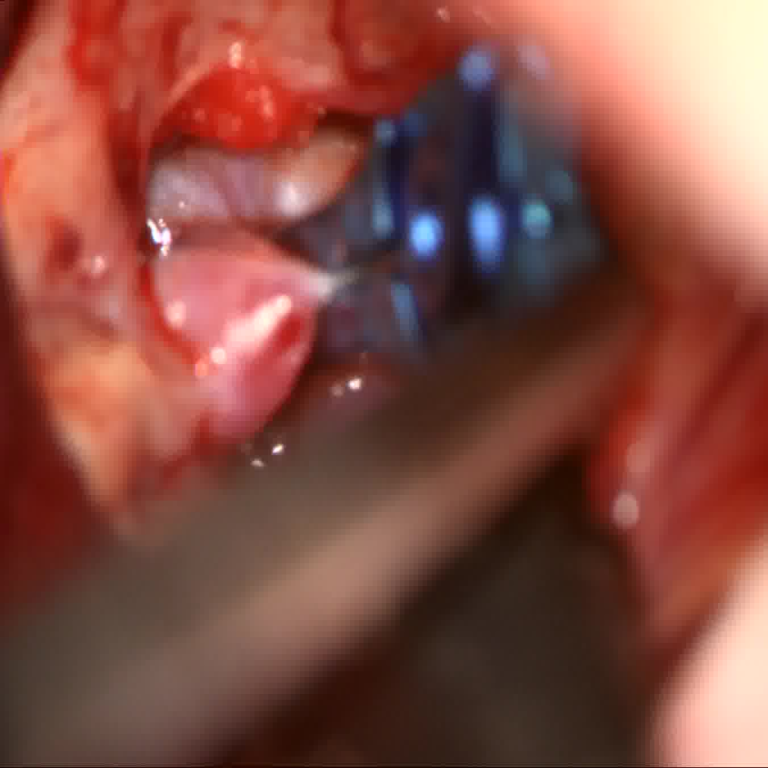
#> input picture Inpaint_Realism/lora/clean_clips2/clip_0027_s36.png, 768 x 768 px
$ python -i restyle_appearance.py   (imports and definitions only)   (older library calls are emulated)
#> lines starting #> are read from the running program, lines starting #| are printed output that depends on the picture; after the words box and inside, x2 and y2 are one past the last pixel; in counts of white or black regions, pixels touching at a corner belong together
#> further down, picture is the input picture: shape (768, 768, 3); mean B, G, R 66.6, 76.4, 132.6
### GT_Generator/pv_compat.py
"""
pv_compat.py -- let PyVista create off-screen Plotters on a host where Windows Application Control blocks
vtkInteractionWidgets.pyd (laptop, 25 Oct 2026: "Una directiva de Control de aplicaciones bloqueo este archivo";
the same policy blocks torchvision/_C.pyd, see _import_transformers_dino in render_clip_poses_depth.py).
PyVista's RenderWindowInteractor only touches that module for the context interactor style and the picker
table, neither of which an off-screen render uses. install() wraps pyvista._vtk's lazy attribute lookup so
a name whose VTK module cannot load resolves to an inert dummy class instead of raising. No-op where VTK is intact.
"""
import importlib

_BLOCKED = ("vtkInteractionWidgets", "vtkViewsCore", "vtkViewsContext2D")


class _Dummy:
    def __init__(self, *a, **k):
        pass

    def __getattr__(self, k):
        return lambda *a, **kw: None


def install():
    try:
        importlib.import_module("vtkmodules.vtkInteractionWidgets")
        return False                                        # intact VTK: nothing to do
    except ImportError:
        pass
    V = importlib.import_module("pyvista._vtk")
    orig = getattr(V, "__getattr__", None)
    if orig is None or getattr(V, "_pv_compat_installed", False):
        return False

    # [7 lines left out: function _getattr, not called in this run]

    V.__getattr__ = _getattr
    V._pv_compat_installed = True
    print("[pv_compat] vtkInteractionWidgets is blocked on this host: interactor style / pickers stubbed", flush=True)
    return True

### GT_Generator/restyle_appearance.py
"""
restyle_appearance.py — re-render existing GT samples with a MACS-like clip appearance.

The 6-DoF pose, camera, jaw angle and backplate are read back from an existing sample
(NNN.json + NNN_bg.png), so the GT (pose JSON, mask, metric depth) stays valid by
construction: only the clip's LOOK changes. This is the "appearance in the renderer"
path: zero seconds of diffusion, exact geometry.

Per sample
  1. material  : blue anodized titanium PBR, jittered (base colour, roughness, coat)
  2. lighting  : image-based lighting from a synthetic HDR environment built from the
                 sample's own backplate -> tissue dome below (coloured reflections), dark
                 room above, bright coaxial microscope light toward the camera (HDR disc +
                 halo); plus a warm headlight and a weak off-axis fill
  3. render    : 2x supersampled RGBA clip layer (transparent background)
  4. applier   : (probabilistic) a 3-D clip applier gripping the SPRING end, rendered in
                 the SAME scene/lighting (real perspective, consistent speculars), defocused
                 because it sits closer to the camera; writes NNN_mask_visible.png
  5. optics    : local depth of field matched to the backplate at the placement (focus
                 percentile), lateral chromatic aberration, black level lifted to the
                 frame's own black, highlight bloom, 4:2:0 chroma, noise, JPEG generation,
                 occasional motion blur, contact shadow
Outputs: OUT/NNN.png + copies of json/mask/depth/normal/bg so downstream tools work
unchanged (JSON gains an `appearance` block). Montage OLD | NEW | REAL and an HSV
distance of clip pixels vs real clip pixels are produced for evaluation.

VTK facts measured for this build (VTK 9.6.2 / PyVista 0.48.4):
  * a float equirect env texture is linear radiance with 1.0 = white; values >1 give HDR
    light sources. (Pitfall: `color=(1,1,1)` with INTS is parsed by PyVista as 0..255,
    i.e. near-black F0 -- pass floats.)
  * the framebuffer output is gamma-encoded (~1/2.2); transparent screenshots are
    alpha-premultiplied in LINEAR light (edge pixel = enc(c_lin * a)).
  * equirect row 0 = EnvironmentUp (+Z here), column W/2 = EnvironmentRight (+X),
    azimuth runs clockwise seen from above (col 3W/4 = -Y).

Usage
  python restyle_appearance.py --src out_pose100 --out out_pose100_appear --limit 20
  python restyle_appearance.py --src out_pilot_v3 --out out_pilot_v3_r2 --reuse-seed
  python restyle_appearance.py --src out_pose100 --limit 8 --compare anodized2,navy
"""

import os
import sys
import json
import glob
import shutil
import argparse

import cv2
import numpy as np
import pyvista as pv
# [4 lines not run here, left out]
from scipy.spatial.transform import Rotation as scipyR

sys.path.insert(0, os.path.dirname(os.path.abspath(__file__)))
from articulate_clip import articulate, pca_frame

HERE = os.path.dirname(os.path.abspath(__file__))
MESH_PATH = os.environ.get("CLIP_MESH", os.path.join(HERE, "Item.obj"))   # module-level clip frame (BLADE_DIR_MODEL) + standalone CLI
REAL_CROPS = os.path.normpath(os.path.join(HERE, "..", "Inpaint_Realism", "lora", "clean_clips2"))
REAL_MASKS = os.path.normpath(os.path.join(HERE, "..", "Inpaint_Realism", "lora", "clean_clips2_masks"))

ENV_W, ENV_H = 256, 128
WHITE = 1.0              # linear radiance that a white metal reflects as white
SS = int(os.environ.get("RESTYLE_SS", 2))   # supersampling factor of the clip/applier layers (2 = paper quality; 1 = ~4x cheaper render, CPU-only hosts)

# ------------------------------------------------------------------ presets
# base = linear F0 reflectance of the metal (RGB); rough = (min,max) jitter range;
# coat = clear-coat strength (0 = off). Optional `P` = overrides of the P dict below.
PRESETS = {
    "anodized": dict(base=(0.25, 0.40, 0.80), rough=(0.22, 0.42), coat=0.0),
    # domain_gap.py breakdown on pilot v2: synthetic hue sat in the purple bins (157-180 in
    # OpenCV) while real anodized blue is cyan-blue (90-112), and the clip was too dark.
    "anodized2": dict(base=(0.18, 0.42, 0.82), rough=(0.22, 0.42), coat=0.0,
                      P=dict(tissue_gain=(0.5, 0.8), light_gain=(2.5, 5.0), halo_gain=(0.25, 0.45))),
    "anodized3": dict(base=(0.18, 0.42, 0.82), rough=(0.20, 0.40), coat=0.0,
                      P=dict(tissue_gain=(0.5, 0.8), light_gain=(3.5, 7.0), halo_gain=(0.35, 0.60),
                             shadow_strength=0.40, shadow_blur_frac=0.16, shadow_shift_frac=(0.04, 0.08))),
    # high contrast (23 Oct 2026): measured on 512-px clip boxes, real MACS clips have ~19 % near-black
    # pixels (shadows, applier head), ~6 % saturated highlights, value std 55 and 2x the edge strength
    # of anodized2 renders (0 % dark, 1.6 % bright, std 41). So: deeper blacks (black_lift), a stronger
    # and tighter key light (brighter speculars), less tissue bounce and fill (shadowed facets stay
    # dark), smoother metal (sharper highlights), less softening (defocus/bloom/chroma), darker contact shadow.
    "anodized_hc": dict(base=(0.16, 0.40, 0.82), rough=(0.08, 0.20), coat=0.0,
                        P=dict(tissue_gain=(0.18, 0.38), light_gain=(8.0, 14.0), light_radius_deg=(12.0, 22.0),
                               halo_gain=(0.12, 0.28), headlight=(0.80, 1.60), fill=(0.02, 0.08),
                               black_lift=0.10, defocus_base=(0.15, 0.40), defocus_dof_gain=1.5, bloom_gain=0.20, bloom_thresh=0.80,
                               chroma_sigma=0.7, unsharp_amount=(0.5, 1.1), jpeg_quality=(60, 90), motion_blur_prob=0.25,
                               shadow_strength=0.60, shadow_blur_frac=0.12, shadow_shift_frac=(0.04, 0.09))),
    # v2 target (25 Oct 2026): tuned against the frames we actually evaluate (real_eval_v2, axis box from the
    # annotated tip/back, measure_appearance_stats.py --real v2) instead of the detector-filtered crops: those
    # frames are BLURRIER than the crops (lap 1.4 vs 3.6) but darker and contrastier (dark 28 %, bright 8.6 %,
    # value std 61); anodized_hc gave lap 3.3 / dark 12 % / bright 1.7 % / std 48 on the DGX set.
    # Sweep on 18 local L-Clip samples (_tune_sweep.py): a wide light (sigma 18-32 deg) lights the whole
    # hemisphere (dark 0.5 %); rough metal (0.3-0.6) reflects the red tissue dome broadly (orange body, dark
    # 0-1 %); a narrow light (4-9 deg) kills the highlights (bright 0.1 %). Best balance = smooth metal, a
    # nearly black surround (tissue 0.04-0.12, halo 0.03-0.08, room 0.003, fill <= 0.03, no black lift), a
    # medium coaxial light (10-18 deg, gain 12-24) with the two-exposure HDR merge (hdr_k 8) so blown
    # highlights survive the defocus, no video sharpening, more defocus / motion blur, a darker contact shadow:
    # lap 1.3 / grad 34 / dark 9 % / bright 1.4 % / sat 137 (real 1.4 / 37 / 28 % / 8.6 % / 120). The rest of
    # the dark/bright gap is geometry, not shading: real clips are seen side-on with their flat faces toward
    # the camera (see AXIS_VIEW_MIN_DEG in render_clip_poses_depth.py and view_angle_stats.py).
    "anodized_v2": dict(base=(0.20, 0.42, 0.80), rough=(0.10, 0.25), coat=0.0,
                        P=dict(tissue_gain=(0.04, 0.12), room_rgb=(0.003, 0.002, 0.002),
                               light_gain=(12.0, 24.0), light_radius_deg=(10.0, 18.0),
                               halo_gain=(0.03, 0.08), headlight=(0.8, 1.6), fill=(0.0, 0.03),
                               black_lift=0.0, hdr_k=8.0,
                               defocus_base=(0.35, 0.90), defocus_dof_gain=2.5,
                               bloom_gain=0.20, bloom_thresh=0.80, chroma_sigma=1.2,
                               unsharp_amount=(0.0, 0.35), jpeg_quality=(45, 85),
                               motion_blur_prob=0.35, motion_blur_len=(1.0, 4.0),
                               shadow_strength=0.75, shadow_blur_frac=0.14, shadow_shift_frac=(0.06, 0.12))),
    # ablation ladder of the protocol (section 7, E2), all with --no-applier and --reuse-seed:
    #   A0 flat (generator's NNNNN_flat.png) -> A1 anodized + IBL -> A2 + optics (DoF, CA, black level)
    #   -> A3 + video footprint (bloom, chroma, noise, JPEG, motion blur) = anodized2 without applier
    #   -> A4 + applier = the full recipe (E0) -> A5 + SDXL repaint (inpaint_applier.py)
    "a1_ibl": dict(base=(0.18, 0.42, 0.82), rough=(0.22, 0.42), coat=0.0,
                   P=dict(tissue_gain=(0.5, 0.8), light_gain=(2.5, 5.0), halo_gain=(0.25, 0.45),
                          defocus_base=(0.3, 0.3), defocus_dof_gain=0.0, ca_strength=(0.0, 0.0), black_lift=0.0,
                          bloom_gain=0.0, chroma_sigma=0.3, noise_gain=0.0, jpeg_prob=0.0, motion_blur_prob=0.0)),
    "a2_optics": dict(base=(0.18, 0.42, 0.82), rough=(0.22, 0.42), coat=0.0,
                      P=dict(tissue_gain=(0.5, 0.8), light_gain=(2.5, 5.0), halo_gain=(0.25, 0.45),
                             bloom_gain=0.0, chroma_sigma=0.3, noise_gain=0.0, jpeg_prob=0.0, motion_blur_prob=0.0)),
    # ablation A0: the original flat look (grey PBR under a single headlight, no environment, no
    # optics / video footprint). Used with --no-applier.
    "flat": dict(base=(0.50, 0.48, 0.46), rough=(0.50, 0.50), coat=0.0,
                 P=dict(tissue_gain=(0.0, 0.0), light_gain=(0.0, 0.0), halo_gain=(0.0, 0.0), room_rgb=(0.04, 0.04, 0.04),
                        headlight=(6.0, 6.0), fill=(0.0, 0.0), defocus_base=(0.3, 0.3), defocus_dof_gain=0.0,
                        ca_strength=(0.0, 0.0), black_lift=0.0, bloom_gain=0.0, chroma_sigma=0.3, noise_gain=0.0,
                        jpeg_prob=0.0, motion_blur_prob=0.0)),
    "navy":  dict(base=(0.08, 0.15, 0.45), rough=(0.20, 0.35), coat=0.0),
    "blue":  dict(base=(0.14, 0.26, 0.60), rough=(0.20, 0.35), coat=0.0),
    "steel": dict(base=(0.26, 0.34, 0.56), rough=(0.30, 0.45), coat=0.0),
    "navy_coat": dict(base=(0.08, 0.15, 0.45), rough=(0.30, 0.45), coat=0.40),
}

# lighting / environment / post-processing parameters (jitter ranges where tuples)
P = dict(
    tissue_gain=(0.8, 1.2),          # radiance of the tissue dome relative to the backplate colour
    dome_scale=(0.8, 1.4),           # how far sideways directions reach on the backplate
    room_rgb=(0.010, 0.008, 0.008),  # dark OR above the field (linear, x WHITE)
    # The light is angularly LARGE on purpose: the mesh is round wire, so only a band of each
    # wire within +/- light_radius of the view axis lights up; a wide disc reproduces the
    # amount of bright pixels real (flat-faced) clips show.
    light_gain=(2.0, 4.0),
    light_radius_deg=(14.0, 24.0),
    halo_gain=(0.20, 0.40),
    halo_radius_deg=(30.0, 45.0),
    light_rgb=(1.00, 0.97, 0.92),    # slightly warm microscope light
    headlight=(0.30, 0.70),          # direct lights stay moderate (point light = blown stripe)
    fill=(0.10, 0.30),
    fill_angle_deg=(15.0, 35.0),
    # optics
    defocus_base=(0.45, 0.85),       # video softness even in focus (px)
    defocus_dof_gain=3.0,            # extra sigma = gain * (1 - focus_percentile)^2
    ca_strength=(0.0010, 0.0030),    # lateral chromatic aberration (radial scale split R/B)
    black_lift=1.0,                  # 1 = lift the clip's blacks fully to the frame's black level
    bloom_thresh=0.80, bloom_sigma=3.0, bloom_gain=0.35,   # threshold in display units
    chroma_sigma=1.6,
    unsharp_amount=(0.0, 0.0),       # camera-style edge enhancement inside the clip/applier region (0 = off)
    unsharp_radius=1.2,
    noise_gain=1.0,
    hdr_k=1.0,                       # >1: two-exposure HDR merge of the rendered layers (see render_layer); 1 = legacy 8-bit
    shadow_strength=0.25, shadow_shift_frac=(0.03, 0.06), shadow_blur_frac=0.10,
    jpeg_prob=1.0, jpeg_quality=(50, 85),
    motion_blur_prob=0.35, motion_blur_len=(1.0, 3.0),
    # 3-D clip applier (gripping the spring; rendered in the same scene). Geometry follows a
    # Yasargil-type applier: two flat jaw blades pressing the WIDE sides of the spring arms,
    # a head wider than the shaft, a shaft that tapers toward the head and often has a
    # bayonet bend; it rises toward the camera and leaves the frame.
    applier_prob=0.40,
    # User choice: the plain v2 cylinder look (straight, constant radius, no bayonet, no bulky
    # head) with the v4 junction (prongs on the clip, collinear in-plane start, one gentle bend).
    # v7, designed from the user's real references (#2 #12 #13 #14): the instrument comes from
    # the surgeon's hand, i.e. it rises TOWARD the camera as it leaves the frame (huge and
    # very blurred at the border, thinner and sharper at the clip), the clip sits at its tip
    # with a dark head covering the coil, near-black metal with grey specular edges; either
    # one thick shaft or two diverging forceps arms.
    applier_radius=(2.1, 2.9),       # a bit thicker than V9 (clip half-width is 3.2); perspective does the rest
    applier_arm_radius=(1.7, 2.5),   # per-arm radius in the two-arm (forceps) variant
    applier_two_arms_prob=0.5,
    applier_jaw_len=(8.0, 10.0),     # head length over the clip (covers the coil / grip zone)
    applier_exit_jitter_deg=(-4.0, 4.0),     # user: the tool follows the clip line in the image, no angle
    applier_exit_depth=(0.40, 0.65), # camera-space depth of the exit point / depth of the clip (<1 = closer)
    applier_rough=(0.22, 0.35),      # shinier (user)
    applier_base=(0.33, 0.31, 0.31), # steel grey, a touch darker for solidity
    applier_metallic=(0.90, 1.00),
    applier_blur_near=(0.3, 0.8),    # at the tip the rod is at the CLIP depth: same focus as the clip ...
    applier_blur_far=(12.0, 18.0),   # ... and at the frame border (much closer to the camera)
    applier_min_visible=0.60,        # keep at least this fraction of the clip visible (user: little occlusion)
    applier_opacity_boost=1.7,       # re-solidify the blurred rod's core (edges stay soft)
    applier_bites=(0.35, 0.35, 0.2, 0.1, 0.0, -0.3, -0.6, -1.0),   # tip positions tried for a held clip
)


def U(rng, rngspec):
    return float(rng.uniform(*rngspec)) if isinstance(rngspec, (tuple, list)) else float(rngspec)


def _norm(v):
    v = np.asarray(v, float)
    return v / (np.linalg.norm(v) + 1e-12)


def srgb_to_lin(c):
    return np.power(np.clip(c, 0.0, 1.0), 2.2)


# [5 lines left out: function cam_frame, not called in this run]


def equirect_dirs():
    th = np.pi * np.arange(ENV_H) / (ENV_H - 1)
    ph = -np.pi + 2.0 * np.pi * np.arange(ENV_W) / ENV_W
    TH, PH = np.meshgrid(th, ph, indexing="ij")
    # measured VTK convention for EnvironmentUp=+Z, EnvironmentRight=+X
    return np.stack([np.sin(TH) * np.cos(PH), -np.sin(TH) * np.sin(PH), np.cos(TH)], axis=-1)


DIRS = equirect_dirs()
# [1 line that did not run here, left out]
# [1 line that did not run here, left out]
# [1 line that did not run here, left out]


# ------------------------------------------------------------------ environment
# [106 lines left out: functions build_env, warm_light_color, make_lights, _render_layer_u8, render_layer, _oriented_box, not called in this run]


def _rot_about(v, axis, ang):
    axis = _norm(axis)
    return v * np.cos(ang) + np.cross(axis, v) * np.sin(ang) + axis * np.dot(axis, v) * (1 - np.cos(ang))


# [69 lines left out: functions _cam_axes, cam_coords, unproject, build_applier, not called in this run]


# ------------------------------------------------------------------ post-processing
def sharpness_map(gray):
    return cv2.boxFilter(np.abs(cv2.Laplacian(gray.astype(np.float32), cv2.CV_32F, ksize=3)), -1, (31, 31))


# [6 lines left out: function focus_percentile, not called in this run]


def noise_sigma(bgr):
    g = cv2.cvtColor(bgr, cv2.COLOR_BGR2GRAY).astype(np.float32)
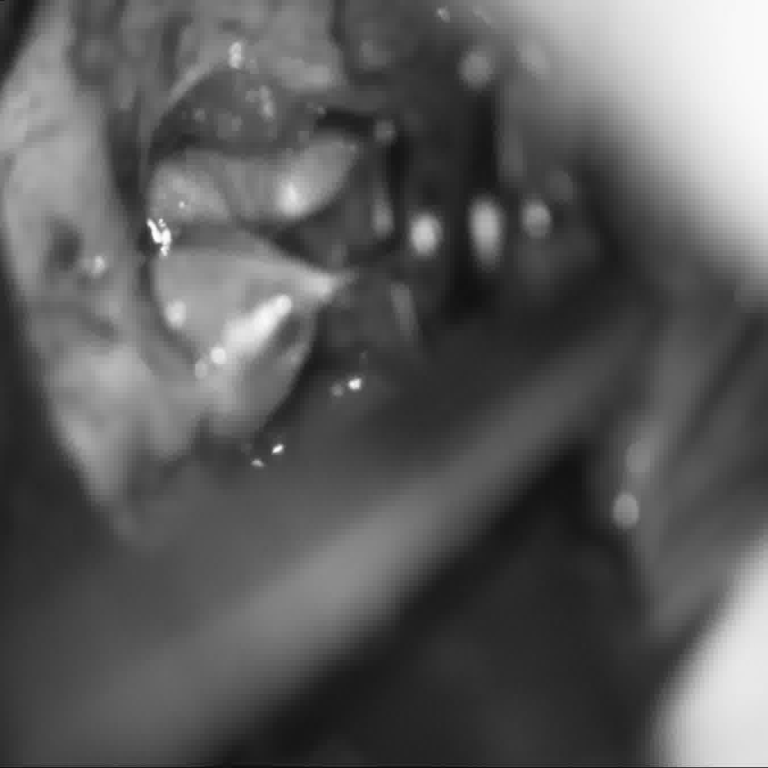
#> g: shape (768, 768) float32; min 10, max 254, mean 92.1
    hp = g - cv2.GaussianBlur(g, (0, 0), 1.0)
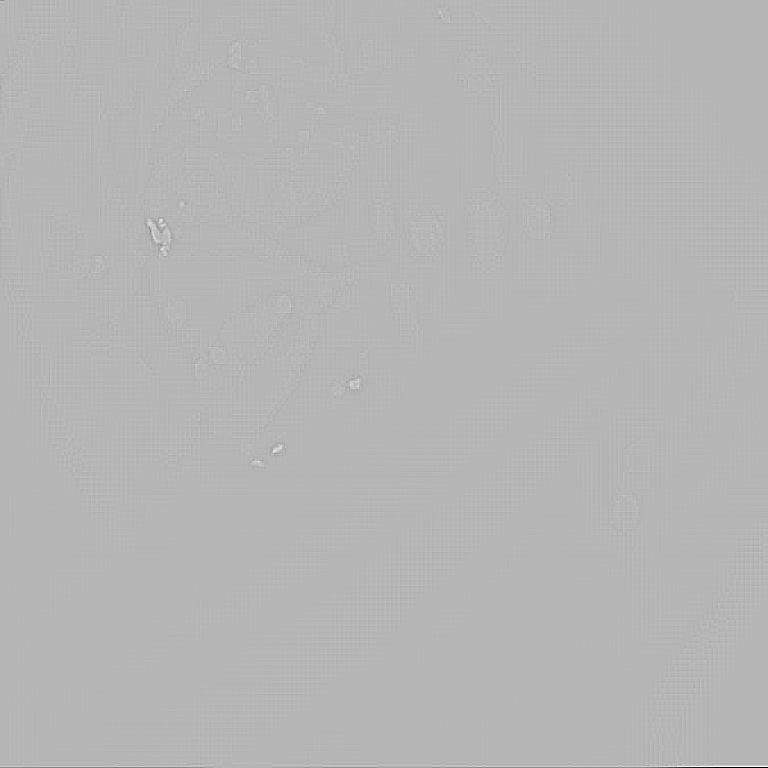
#> hp: shape (768, 768) float32; min -90.62, max 36.57, mean 0; drawn with min black and max white
    gm = cv2.magnitude(cv2.Sobel(g, cv2.CV_32F, 1, 0), cv2.Sobel(g, cv2.CV_32F, 0, 1))
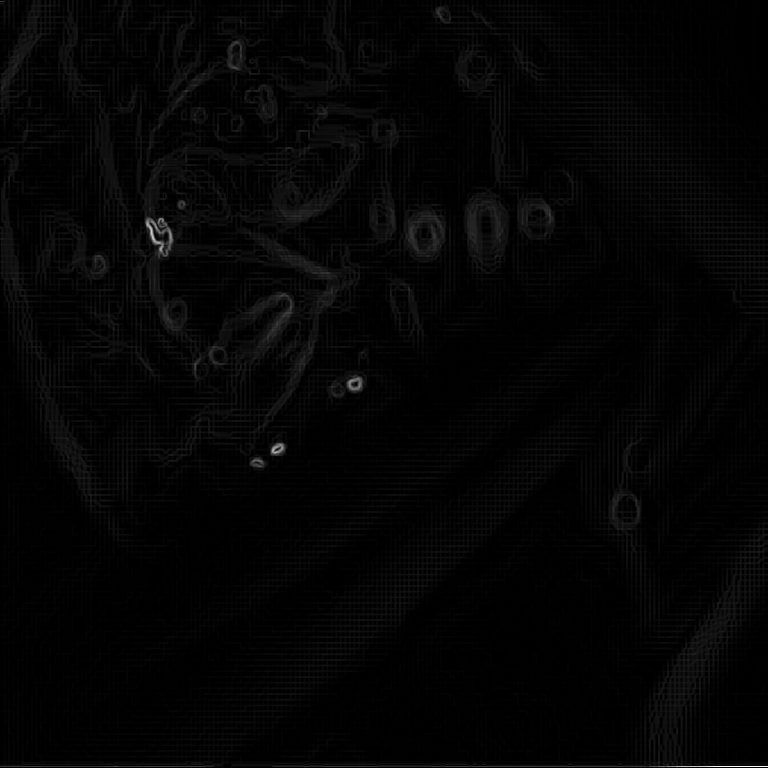
#> gm: shape (768, 768) float32; min 0, max 612, mean 11.7; drawn with min black and max white
    flat = gm < np.percentile(gm, 40)
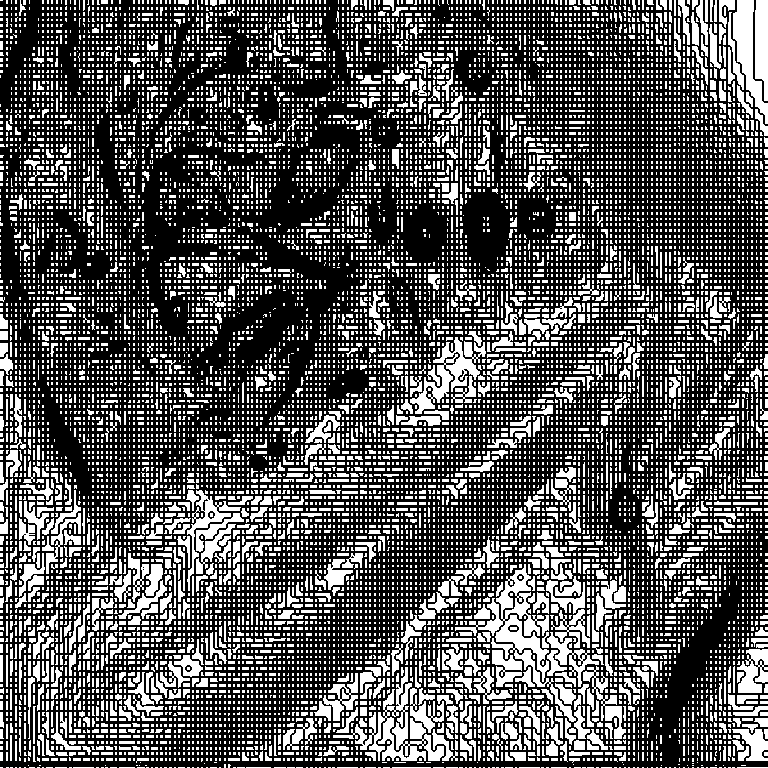
#> flat: shape (768, 768) bool; 33.1% white; 14614 white regions (12659 under 20 px), largest, box (x1, y1, x2, y2) and area: (455, 564, 576, 722) 3473, (333, 667, 444, 761) 2731, (410, 337, 486, 414) 1849
    return float(1.4826 * np.median(np.abs(hp[flat] - np.median(hp[flat]))))


# [438 lines left out: functions contact_shadow, motion_kernel, chroma_aberration, _layer_linear, project_point, composite and 11 more, not called in this run]


# [2 lines not run here, left out]

>>> import cv2
>>> picture = cv2.imread('../Inpaint_Realism/lora/clean_clips2/clip_0027_s36.png')
>>> result = noise_sigma(picture)
#> result = 0.0989
